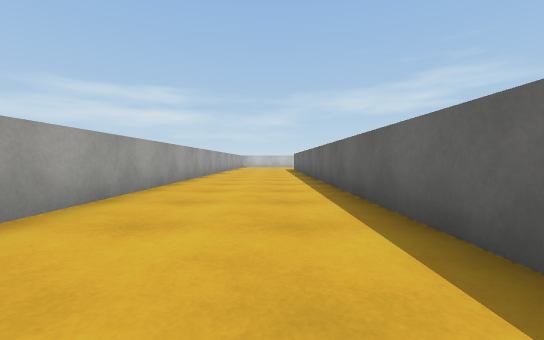
view 1 (above)

20 first-person views from a walk through a scene from a Unity 3-D project. The camera is 0.51 m above the floor, tilts 2° down and sees 90° across. The floor is counted in squares, 1 m on a side. Each view is taken from the middle of a square. On the plan, view 1 faces up. The plan holds only what a view shows up to about 9 squares ahead; the rest is blank. The place goes on beyond the plan. The player character is not drawn. Some animated figures are not drawn. Some surface patterns are stand-ins.

view 2
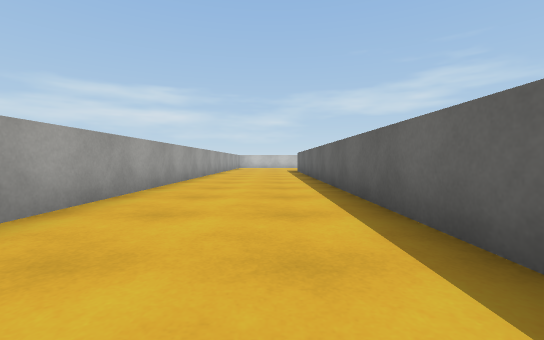

view 3
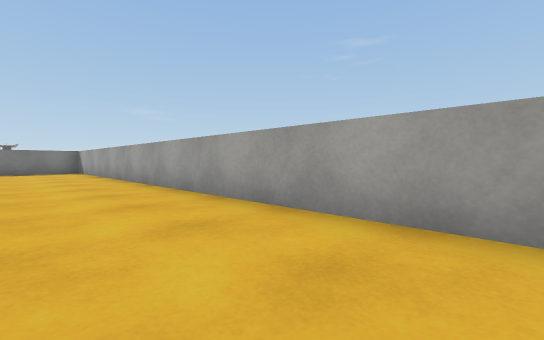

view 4
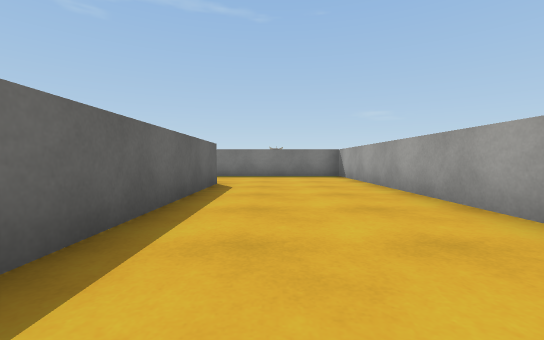

view 5
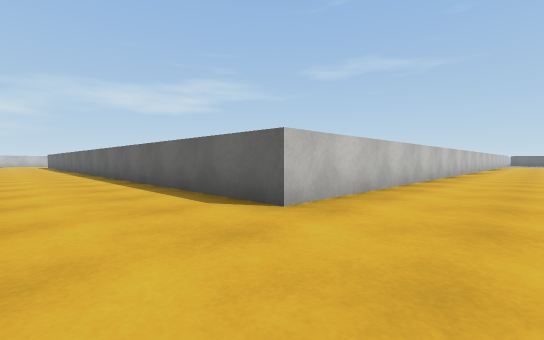

view 6
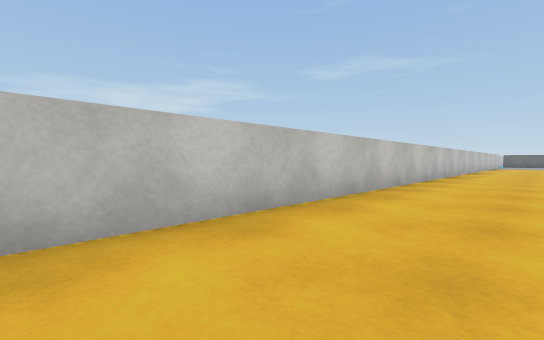

view 7
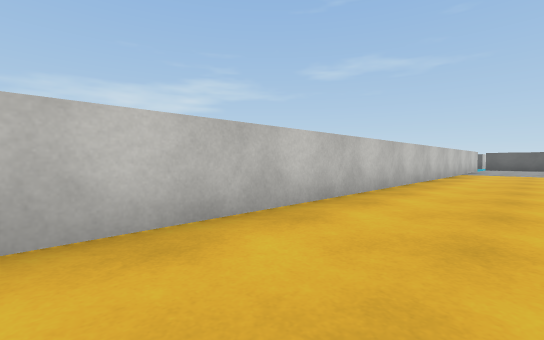

view 8
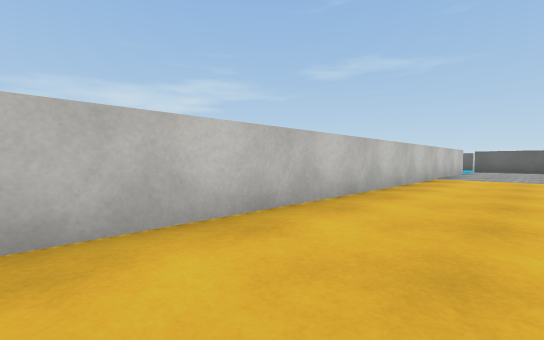

view 9
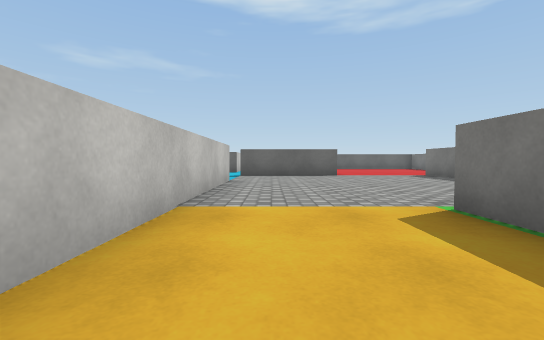

view 10
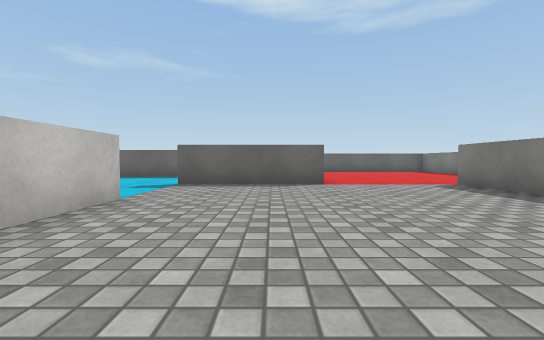

view 11
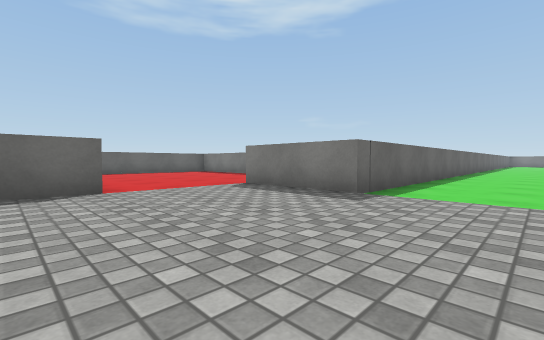

view 12
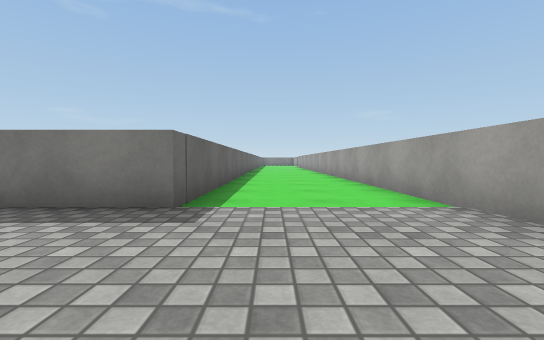

view 13
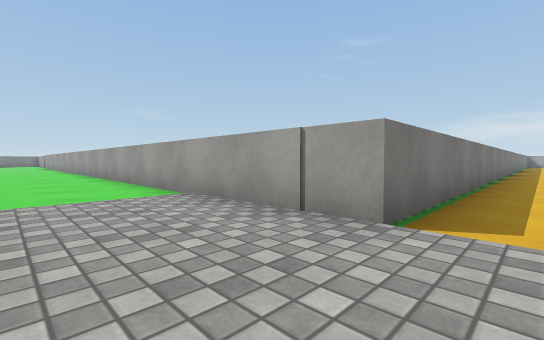

view 14
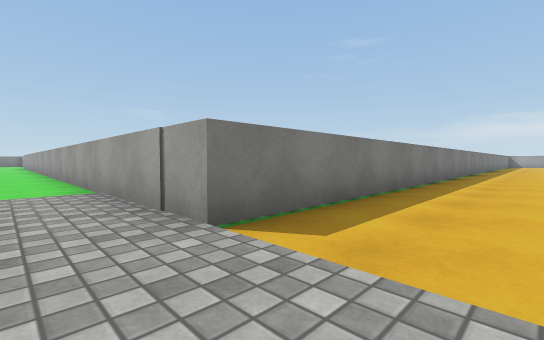

view 15
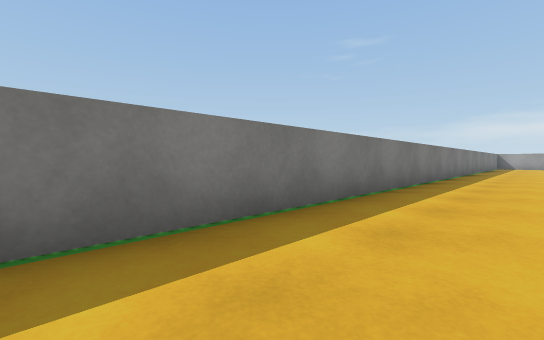

view 16
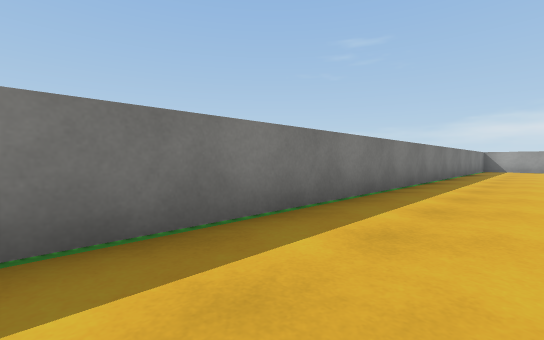

view 17
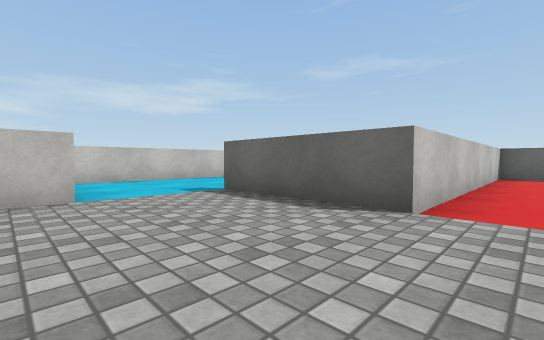

view 18
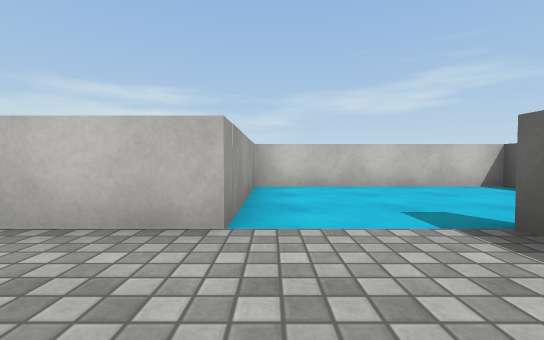

view 19
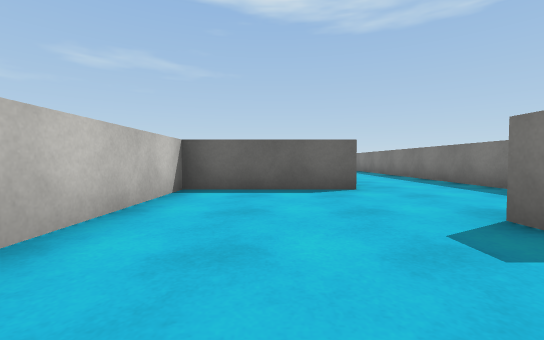

view 20
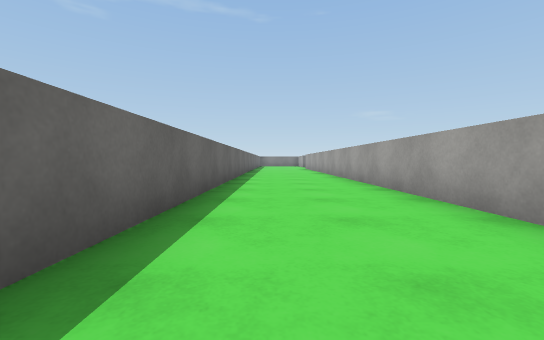

### Floor plan
Points are (right, up) in squares from view 1. A wall is a line through its corners. A room is listed if a view was taken in it or the views show most of it. See-through windows are left out.
Room 1 (views 1, 2, 3, 4, 5, 6, 7, 8, 9, 15, 16)
walls: (-2.2, 10.5) (-2.2, -8.9) (23.9, -8.9); (24.6, -6) (1.2, -6) (1.2, 10.5)
ways out: opening at (23.5, -7.5) to room 2
Room 2 (views 10, 11, 12, 13, 14, 17, 18, 20)
walls: (23.9, -8.9) (23.9, -20.5); (29.8, -9.1) (29.8, -6); (27.6, -6) (24.6, -6); (27.1, -20.5) (27.1, -12) (29.9, -12)
ways out: opening at (23.5, -7.5) to room 1; opening at (28.5, -6) to room 3; opening at (29.5, -10.5)
Room 3 (view 19)
walls: (29.8, -6) (30.4, -6); (32.7, -5.5) (32.7, -2.4) (27.6, -2.4) (27.6, -6); (32.8, -8.2) (33.5, -8.2)
ways out: opening at (28.5, -6) to room 2

Where each view was taken, in squares from view 1:
view 1: 0 up, 0 right, facing up
view 2: 2 up, 0 right, facing up
view 3: 4 up, 0 right, facing down-left
view 4: 0 up, 0 right, facing down
view 5: 8 down, 1 left, facing up-right
view 6: 8 down, 5 right, facing up-right
view 7: 8 down, 13 right, facing up-right
view 8: 8 down, 16 right, facing up-right
view 9: 7 down, 21 right, facing right
view 10: 8 down, 24 right, facing right
view 11: 8 down, 25 right, facing down-right
view 12: 9 down, 26 right, facing down
view 13: 8 down, 26 right, facing down-left
view 14: 7 down, 25 right, facing down-left
view 15: 7 down, 18 right, facing down-left
view 16: 7 down, 13 right, facing down-left
view 17: 10 down, 27 right, facing up-right
view 18: 8 down, 28 right, facing up
view 19: 4 down, 28 right, facing right
view 20: 14 down, 26 right, facing down
